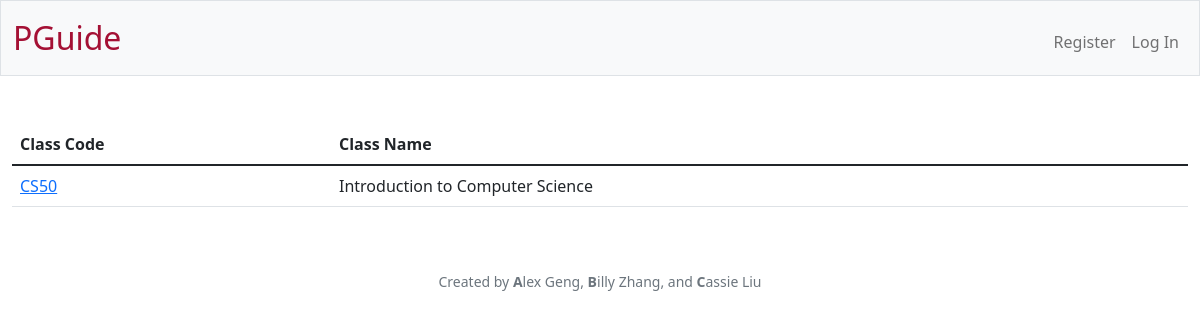
The app's page /, older data.
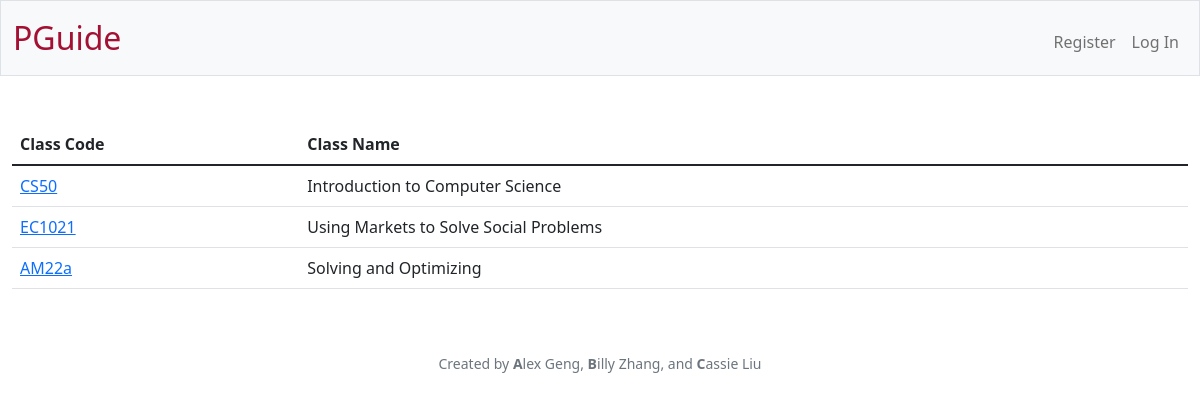
The same page, newer data.
### tables this page shows
CREATE TABLE classes (id INTEGER PRIMARY KEY AUTOINCREMENT NOT NULL, code TEXT NOT NULL, name TEXT NOT NULL);

### app.py (the view)
@app.route("/")
def index():
    classes = db.execute("SELECT * FROM classes")
    return render_template("index.html", classes=classes, is_admin=is_admin())

### app.py (called while the page is built)
@app.after_request
def after_request(response):
    response.headers["Cache-Control"] = "no-cache, no-store, must-revalidate"
    response.headers["Expires"] = 0
    response.headers["Pragma"] = "no-cache"
    return response

### helpers.py (called while the page is built)
def is_admin():
    user_id = session.get("user_id")
    if user_id is None:
        return False
    user = db.execute("SELECT * FROM users WHERE id = ?", user_id)[0]
    return user["is_admin"]

### templates/index.html (shortened to what this page needs)
{% extends "layout.html" %}
{% block main %}
    <table class="table">
        <thead>
            <tr>
                <th class="text-start">Class Code</th>
                <th class="text-start">Class Name</th>
            </tr>
        </thead>
        <tbody>
            {% for class in classes %}
                <tr>
                    <td class="text-start"><a href="/class?code={{ class.code }}">{{ class.code }}</a></td>
                    <td class="text-start">{{ class.name }}</td>
                </tr>
            {% endfor %}
        </tbody>
    </table>
{% endblock %}

### templates/layout.html (shortened to what this page needs)
<!DOCTYPE html>
<html lang="en">
    <head>
        <link href="https://cdn.jsdelivr.net/npm/bootstrap@5.1.3/dist/css/bootstrap.min.css" rel="stylesheet">
        <link href="/static/styles.css" rel="stylesheet">
    </head>
    <body>
        <nav class="bg-light border navbar navbar-expand-md navbar-light">
            <div class="container-fluid">
                <a class="navbar-brand" href="/"><span class="red">PGuide</span></a>
                <div class="collapse navbar-collapse" id="navbar">
                    {% if session["user_id"] %}
                        <ul class="navbar-nav ms-auto mt-2">
                            <li class="nav-item"><a class="nav-link" href="/logout">Log Out</a></li>
                        </ul>
                    {% else %}
                        <ul class="navbar-nav ms-auto mt-2">
                            <li class="nav-item"><a class="nav-link" href="/register">Register</a></li>
                            <li class="nav-item"><a class="nav-link" href="/login">Log In</a></li>
                        </ul>
                    {% endif %}
                </div>
            </div>
        </nav>
        <main class="container-fluid py-5 text-center">
            {% block main %}{% endblock %}
        </main>
        <footer class="mb-5 small text-center text-muted">
            Created by <b>A</b>lex Geng, <b>B</b>illy Zhang, and <b>C</b>assie Liu
        </footer>
    </body>
</html>

### static/styles.css (style rules this page uses)
nav .navbar-brand { font-size: xx-large; }
nav .navbar-brand .red { color: #A41034; }

Row changes from the older to the newer data that the page shows:
added classes: code "EC1021", name "Using Markets to Solve Social Problems"
added classes: code "AM22a", name "Solving and Optimizing"
